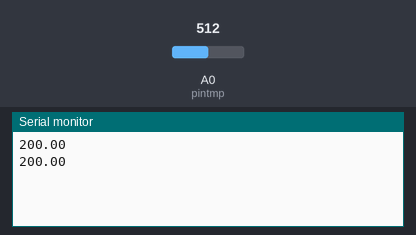
The sketch below on a simulated Arduino Uno, built with avr-gcc and run on an emulated ATmega328P. Parts: the last lines printed to the serial monitor. The inputs (shaded band) are chosen by the test bench; at power-on: A0 (pintmp) = 512.

Above: at 1.8 s.
1.9 s: A0 (pintmp) set to 716
At 2.8 s:
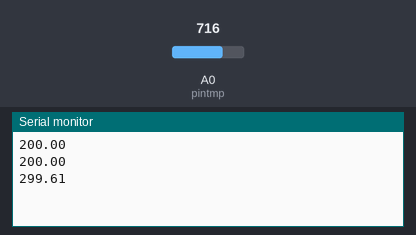
3.4 s: A0 (pintmp) set to 900
At 4.8 s:
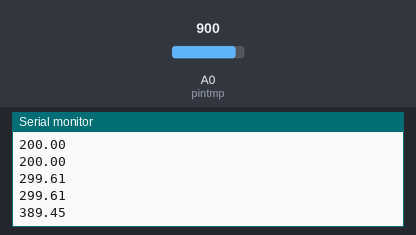
Timing chart, 0 to 6.4 s (numbered marks = the images above; inputs shaded):
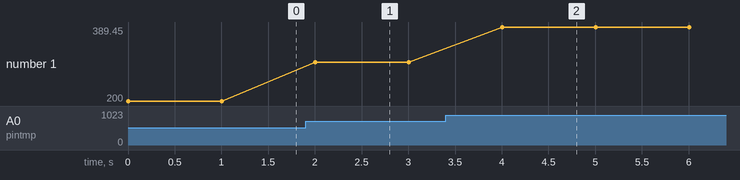

The sketch:

tmp.ino
```cpp
//GPIO********************
int pintmp = A0;
//********************GPIO

//tmpvalue********************
int tmpvalue;
//********************tmpvalue

void setup(){
  Serial.begin(9600);
  setup_tmp();
}

void loop(){
  loop_tmp();
  delay(1000);
}

void setup_tmp(){

}

void loop_tmp(){
  int tmpvalue = analogRead(pintmp);
  float v = tmpvalue * 5.0 / 1024.0;
  float temp = 100.0 * v - 50;
  Serial.println(temp);
}
```

Measured:
- after the input at 1.9 s, the serial monitor: prints a new line after 0.10 s (image 1)
- after the input at 3.4 s, the serial monitor: prints a new line after 0.60 s (image 2)
- plotted number 1: 200 → 299.61 after the input at 1.9 s, 299.61 → 389.45 after the input at 3.4 s
